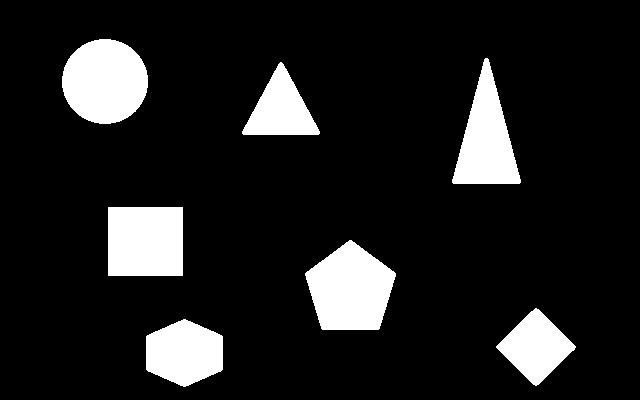
#> input picture graphics/Objekte.png, 640 x 400 px, found by its file name
$ python Versuch4.py
#> lines starting #> are read from the running program, lines starting #| are printed output that depends on the picture; after the words box and inside, x2 and y2 are one past the last pixel; in counts of white or black regions, pixels touching at a corner belong together
#> further down, image is the input picture: shape (400, 640, 3); 12.4% white; 7 white regions, largest, box (x1, y1, x2, y2) and area: (305, 240, 396, 330) 5787, (62, 39, 148, 124) 5724, (108, 207, 183, 276) 5175
import numpy as np
import cv2
import matplotlib.pyplot as plt
import matplotlib

def run(image, result,settings=(0,0)):
#> called with settings = (0, 0)
    if(len(image.shape)==3):
        imageGray=cv2.cvtColor(image, cv2.COLOR_RGB2GRAY);
    else:
        imageGray=image
    height, width = imageGray.shape[:]  # image height and width
#> height = 400; width = 640

    _, thresh = cv2.threshold(imageGray,135,255,cv2.THRESH_BINARY_INV)
#> thresh: shape (400, 640); 87.6% white; 7 black regions
    contours, _ = cv2.findContours(thresh, cv2.RETR_TREE, cv2.CHAIN_APPROX_NONE)
#> contours = 8 contours; box (x1, y1, x2, y2) and area: (0, 0, 640, 400) 254961, (304, 239, 397, 331) 5917, (61, 38, 149, 125) 5844, (107, 206, 184, 277) 5318, (451, 57, 522, 185) 4835, (145, 318, 224, 388) 4084, (495, 307, 577, 387) 3354, (241, 61, 321, 136) 3179

    segment=[]
    for idx,ele in enumerate(contours):
        if(cv2.contourArea(ele)<10): continue
        x,y,w,h=cv2.boundingRect(ele)
        cv2.rectangle(image,(x,y),(x+w,y+h),(0,0,255),2)
        cv2.putText(image,str(idx)+" "+str(cv2.contourArea(ele)),(x,y),cv2.FONT_HERSHEY_SIMPLEX,0.4,(0,255,0))

        M = cv2.moments(ele)
        cX,cY = int(M["m10"] / M["m00"]) , int(M["m01"] / M["m00"])
        cv2.circle(image,(cX,cY),1,(255,255,0),)
        bins=90
        arr=np.ones(bins)*(-1)
        for ele2 in ele:
            y,x=ele2[0][1]-cY,ele2[0][0]-cX
            r=np.sqrt(y**2+x**2)
            a=int((np.arctan2(y,x)/np.pi+1)/2*(bins-0.00001))
            arr[a]=r

        arr2=arr.copy()
        for j in range(0, 5):
            arr2=(np.roll(arr2, 1)+np.roll(arr2, -1)+arr2)/3

        arr2sP,arr2sM=np.roll(arr2, 1),np.roll(arr2, -1)
        corners=np.count_nonzero((arr2>arr2sP) & (arr2>=arr2sM)) #np.sum wäre auch möglich

        result.append({"name":str(idx)+" "+str(corners),"data":arr})
        result.append({"name":str(idx)+" "+str(corners),"data":arr2})
#> this loop made 8 passes
#> (w, h, cX, cY, corners) on passes 1 to 8: (640, 400, 319, 199, 4), (79, 70, 184, 352, 6), (82, 80, 535, 346, 4), (93, 92, 350, 289, 5), (77, 71, 145, 241, 4), (80, 75, 280, 109, 3), (71, 128, 486, 139, 3), (88, 87, 104, 81, 6)
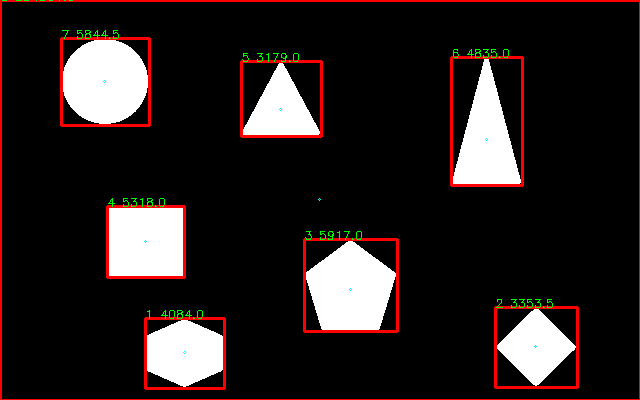
#> image: shape (400, 640, 3); 4.22% of pixels changed, all inside (x1, y1, x2, y2) = (0, 0, 640, 400)
#> after the loop, result = 16 items

    image=cv2.resize(image,None,None,3,3)
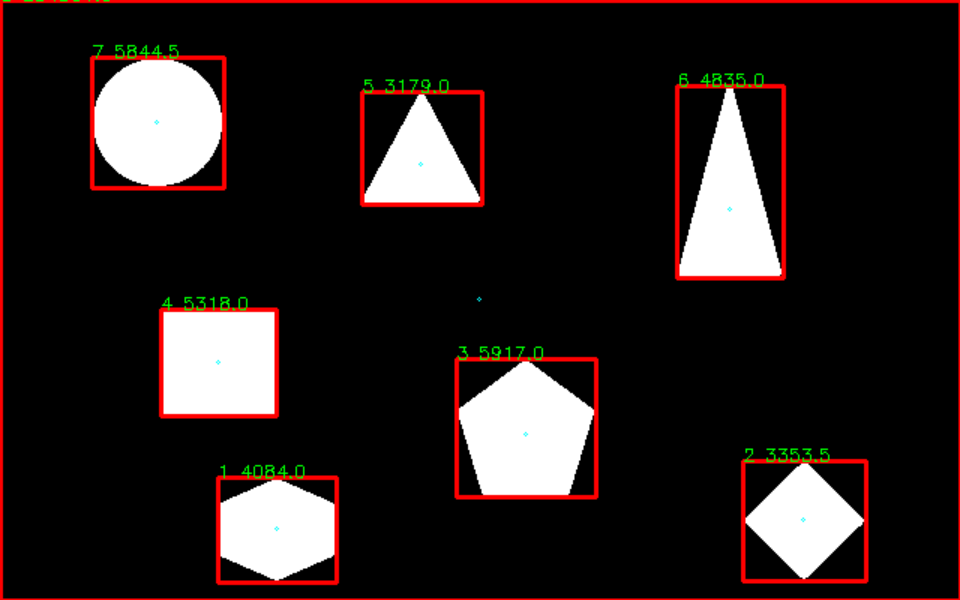
#> image: shape (1200, 1920, 3) (shown at 1/2 size); mean B, G, R 31.3, 32.3, 41.1
    result.append({"name":"Result","data":image})


if __name__ == '__main__':
    matplotlib.use('Agg')
    image=cv2.imread("Images\Objekte.png")
    result=[]
    run(image,result)
    for ele in result:
        if(len(ele["data"].shape)==1):
            fig=plt.figure(num=ele["name"])
            plt.plot(ele["data"])
            fig.tight_layout()
            plt.grid(True)
            plt.xlim(0.0, len(ele["data"])-1)
            fig.canvas.draw()
            data = np.array(fig.canvas.renderer._renderer)
            cv2.imshow(ele["name"],data)
        else:
            cv2.imshow(ele["name"],ele["data"])
#> this loop made 17 passes
#> pass 1, `cv2.imshow(ele["name"],data)`:
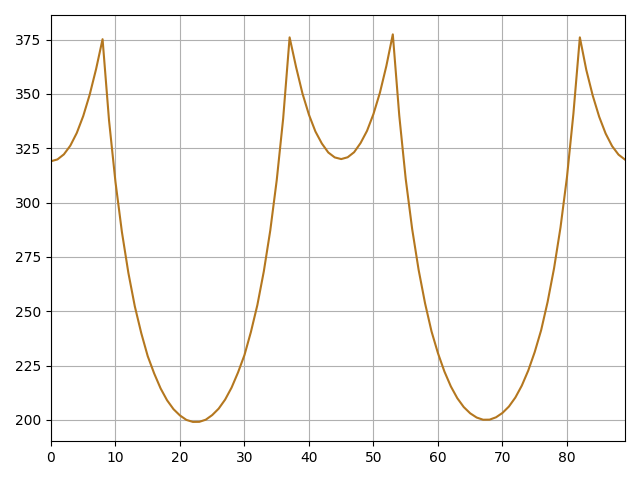
#> window '0 4': shape (480, 640, 4); mean B, G, R, A 246.6, 247.9, 248.8, 255
    cv2.waitKey(0)
    cv2.destroyAllWindows()
#> figure, not shown here; curve peaks at x = 53, y = 377.4; curve peaks at x = 52, y = 349.8
#> figure, not shown here; curve peaks at x = 50, y = 42.54; curve peaks at x = 49, y = 40.89
#> figure, not shown here; curve peaks at x = 44, y = 41; curve peaks at x = 44, y = 38.01
#> figure, not shown here; curve peaks at x = 22, y = 50.01; curve peaks at x = 22, y = 47.45
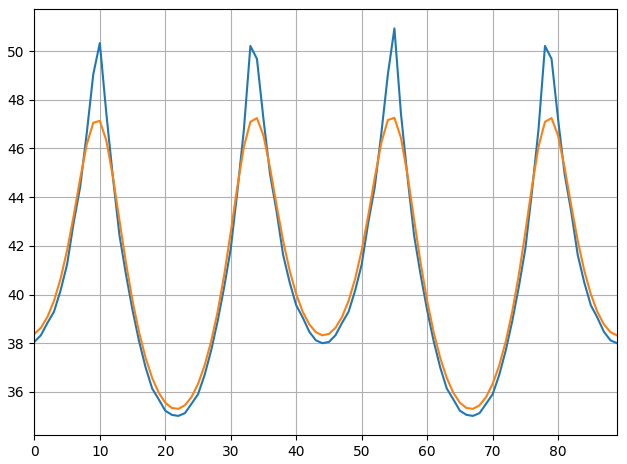
#> figure drawn by matplotlib, 1 panel; curve peaks at x = 55, y = 50.93; curve peaks at x = 55, y = 47.26
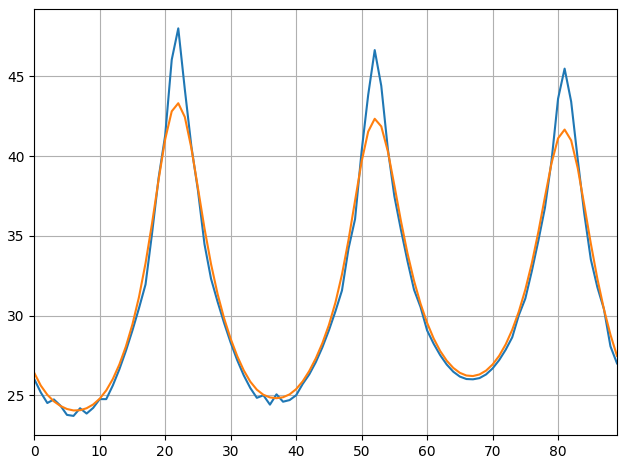
#> figure drawn by matplotlib, 1 panel; curve peaks at x = 22, y = 48.01; curve peaks at x = 22, y = 43.32
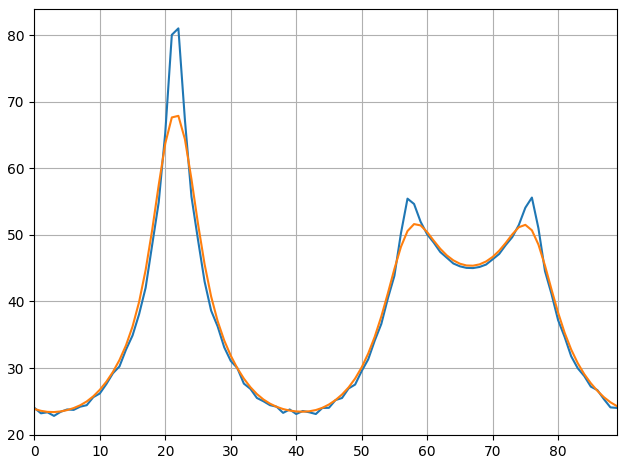
#> figure drawn by matplotlib, 1 panel; curve peaks at x = 22, y = 81.02; curve peaks at x = 22, y = 67.88
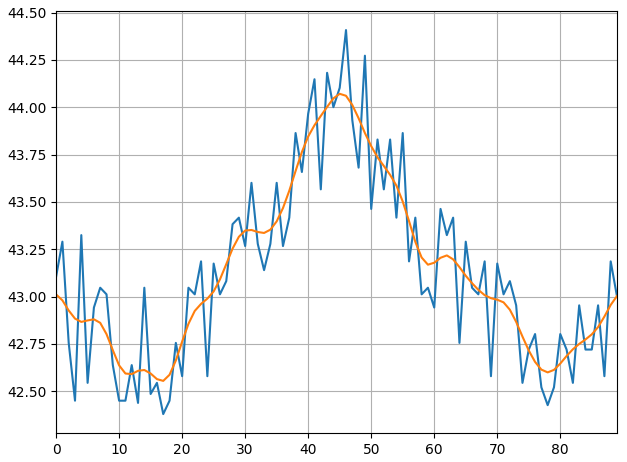
#> figure drawn by matplotlib, 1 panel; curve peaks at x = 46, y = 44.41; curve peaks at x = 45, y = 44.07
